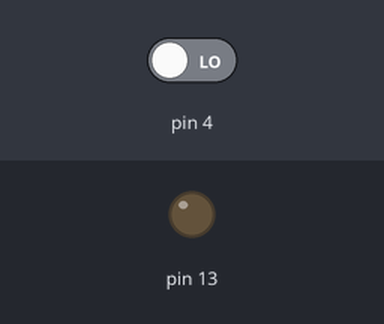
Simulated run of this sketch. Board: Arduino Uno, built with avr-gcc and run on an emulated ATmega328P. Shown: output pins drawn as LEDs (lit = HIGH). The inputs (shaded band) are chosen by the test bench; at power-on: pin 4 LOW.

Above: at 1.2 s.
1.3 s: pin 4 driven HIGH
At 3.6 s:
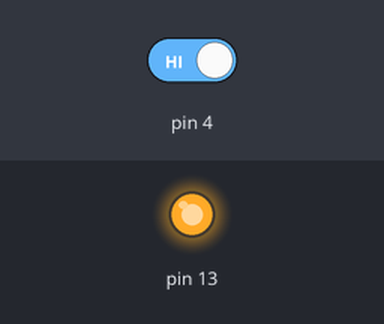
Timing chart, 0 to 9.8 s (numbered marks = the images above; inputs shaded):
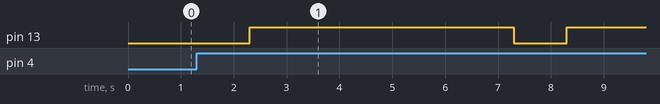

Measured:
- after the input at 1.3 s, pin 13: LOW → HIGH after 1.0 s, → LOW 5.0 s later, → HIGH 1.0 s later

The sketch:

button_test.ino
```cpp
void setup() {
  pinMode(4, INPUT);        // 4號接腳輸入
  pinMode(13, OUTPUT);      // 13號接腳輸出
}

void loop() {
  int i = digitalRead(4);   // 讀取4號接腳的值
  if (i == HIGH) {          // 如果4號接腳的值為高電位，即按下按鈕
    delay(1000);            // 延遲1秒後
    digitalWrite(13, HIGH); // 點亮13號接腳的LED燈
    delay(5000);            // 延遲5秒後
    digitalWrite(13, LOW);  // 熄滅
  }
}
```
